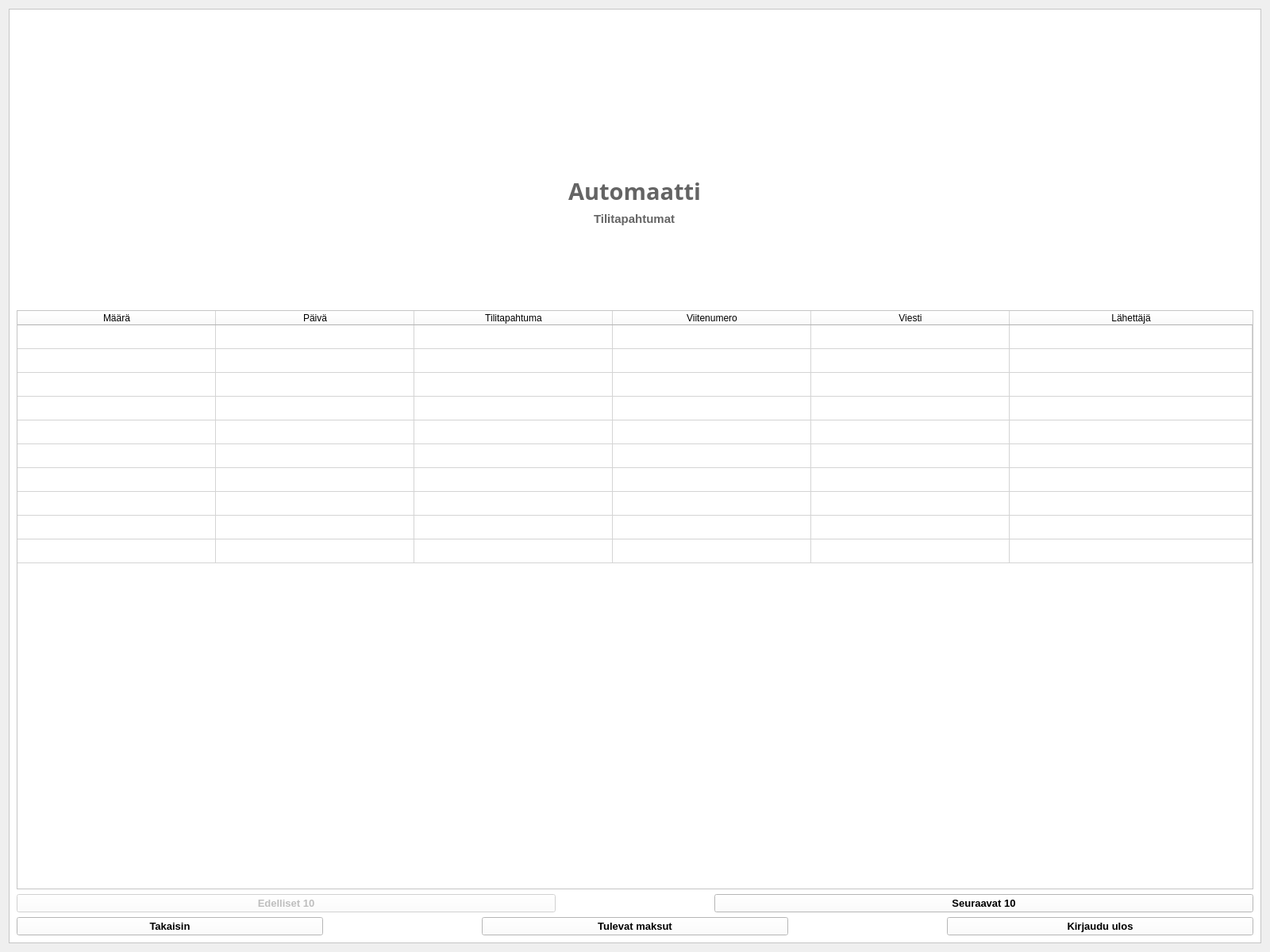
<?xml version="1.0" encoding="UTF-8"?>
<ui version="4.0">
 <class>tilitapahtumat</class>
 <widget class="QDialog" name="tilitapahtumat">
  <property name="geometry">
   <rect>
    <x>0</x>
    <y>0</y>
    <width>1600</width>
    <height>1200</height>
   </rect>
  </property>
  <property name="windowTitle">
   <string>Dialog</string>
  </property>
  <layout class="QGridLayout" name="gridLayout">
   <item row="0" column="0">
    <widget class="QFrame" name="frame">
     <property name="styleSheet">
      <string notr="true">background-color: rgb(255, 255, 255);</string>
     </property>
     <property name="frameShape">
      <enum>QFrame::StyledPanel</enum>
     </property>
     <property name="frameShadow">
      <enum>QFrame::Raised</enum>
     </property>
     <layout class="QVBoxLayout" name="verticalLayout">
      <item>
       <spacer name="verticalSpacer_2">
        <property name="orientation">
         <enum>Qt::Vertical</enum>
        </property>
        <property name="sizeType">
         <enum>QSizePolicy::Fixed</enum>
        </property>
        <property name="sizeHint" stdset="0">
         <size>
          <width>20</width>
          <height>200</height>
         </size>
        </property>
       </spacer>
      </item>
      <item alignment="Qt::AlignHCenter">
       <widget class="QLabel" name="label">
        <property name="font">
         <font>
          <family>Arial Black</family>
          <pointsize>22</pointsize>
          <weight>75</weight>
          <bold>true</bold>
         </font>
        </property>
        <property name="styleSheet">
         <string notr="true">color: rgb(100, 100, 100);</string>
        </property>
        <property name="text">
         <string>Automaatti</string>
        </property>
       </widget>
      </item>
      <item alignment="Qt::AlignHCenter">
       <widget class="QLabel" name="label_2">
        <property name="font">
         <font>
          <family>Arial</family>
          <pointsize>11</pointsize>
          <weight>75</weight>
          <bold>true</bold>
         </font>
        </property>
        <property name="styleSheet">
         <string notr="true">color: rgb(100, 100, 100);</string>
        </property>
        <property name="text">
         <string>Tilitapahtumat</string>
        </property>
       </widget>
      </item>
      <item>
       <spacer name="verticalSpacer">
        <property name="orientation">
         <enum>Qt::Vertical</enum>
        </property>
        <property name="sizeType">
         <enum>QSizePolicy::Fixed</enum>
        </property>
        <property name="sizeHint" stdset="0">
         <size>
          <width>20</width>
          <height>100</height>
         </size>
        </property>
       </spacer>
      </item>
      <item>
       <widget class="QTableWidget" name="tableWidget1">
        <property name="minimumSize">
         <size>
          <width>605</width>
          <height>100</height>
         </size>
        </property>
        <property name="sizeAdjustPolicy">
         <enum>QAbstractScrollArea::AdjustToContents</enum>
        </property>
        <property name="showGrid">
         <bool>true</bool>
        </property>
        <property name="cornerButtonEnabled">
         <bool>true</bool>
        </property>
        <property name="rowCount">
         <number>10</number>
        </property>
        <attribute name="horizontalHeaderCascadingSectionResizes">
         <bool>true</bool>
        </attribute>
        <attribute name="horizontalHeaderDefaultSectionSize">
         <number>250</number>
        </attribute>
        <attribute name="horizontalHeaderStretchLastSection">
         <bool>true</bool>
        </attribute>
        <attribute name="verticalHeaderVisible">
         <bool>false</bool>
        </attribute>
        <attribute name="verticalHeaderCascadingSectionResizes">
         <bool>false</bool>
        </attribute>
        <row/>
        <row/>
        <row/>
        <row/>
        <row/>
        <row/>
        <row/>
        <row/>
        <row/>
        <row/>
        <column>
         <property name="text">
          <string>Määrä</string>
         </property>
        </column>
        <column>
         <property name="text">
          <string>Päivä</string>
         </property>
        </column>
        <column>
         <property name="text">
          <string>Tilitapahtuma</string>
         </property>
        </column>
        <column>
         <property name="text">
          <string>Viitenumero</string>
         </property>
        </column>
        <column>
         <property name="text">
          <string>Viesti</string>
         </property>
        </column>
        <column>
         <property name="text">
          <string>Lähettäjä</string>
         </property>
        </column>
       </widget>
      </item>
      <item>
       <layout class="QHBoxLayout" name="horizontalLayout_2">
        <property name="spacing">
         <number>200</number>
        </property>
        <item>
         <widget class="QPushButton" name="PreviousButton">
          <property name="enabled">
           <bool>false</bool>
          </property>
          <property name="font">
           <font>
            <pointsize>10</pointsize>
            <weight>75</weight>
            <bold>true</bold>
           </font>
          </property>
          <property name="text">
           <string>Edelliset 10</string>
          </property>
         </widget>
        </item>
        <item>
         <widget class="QPushButton" name="NextButton">
          <property name="font">
           <font>
            <pointsize>10</pointsize>
            <weight>75</weight>
            <bold>true</bold>
           </font>
          </property>
          <property name="text">
           <string>Seuraavat 10</string>
          </property>
         </widget>
        </item>
       </layout>
      </item>
      <item>
       <layout class="QHBoxLayout" name="horizontalLayout_3">
        <property name="spacing">
         <number>200</number>
        </property>
        <item>
         <widget class="QPushButton" name="buttonTakaisinTilitapahtumat">
          <property name="font">
           <font>
            <pointsize>10</pointsize>
            <weight>75</weight>
            <bold>true</bold>
           </font>
          </property>
          <property name="text">
           <string>Takaisin</string>
          </property>
         </widget>
        </item>
        <item>
         <widget class="QPushButton" name="buttonTulevat">
          <property name="font">
           <font>
            <pointsize>10</pointsize>
            <weight>75</weight>
            <bold>true</bold>
           </font>
          </property>
          <property name="text">
           <string>Tulevat maksut</string>
          </property>
         </widget>
        </item>
        <item>
         <widget class="QPushButton" name="buttonLogoutTilitapahtumat">
          <property name="font">
           <font>
            <pointsize>10</pointsize>
            <weight>75</weight>
            <bold>true</bold>
           </font>
          </property>
          <property name="text">
           <string>Kirjaudu ulos</string>
          </property>
         </widget>
        </item>
       </layout>
      </item>
     </layout>
    </widget>
   </item>
  </layout>
 </widget>
 <resources/>
 <connections/>
</ui>
